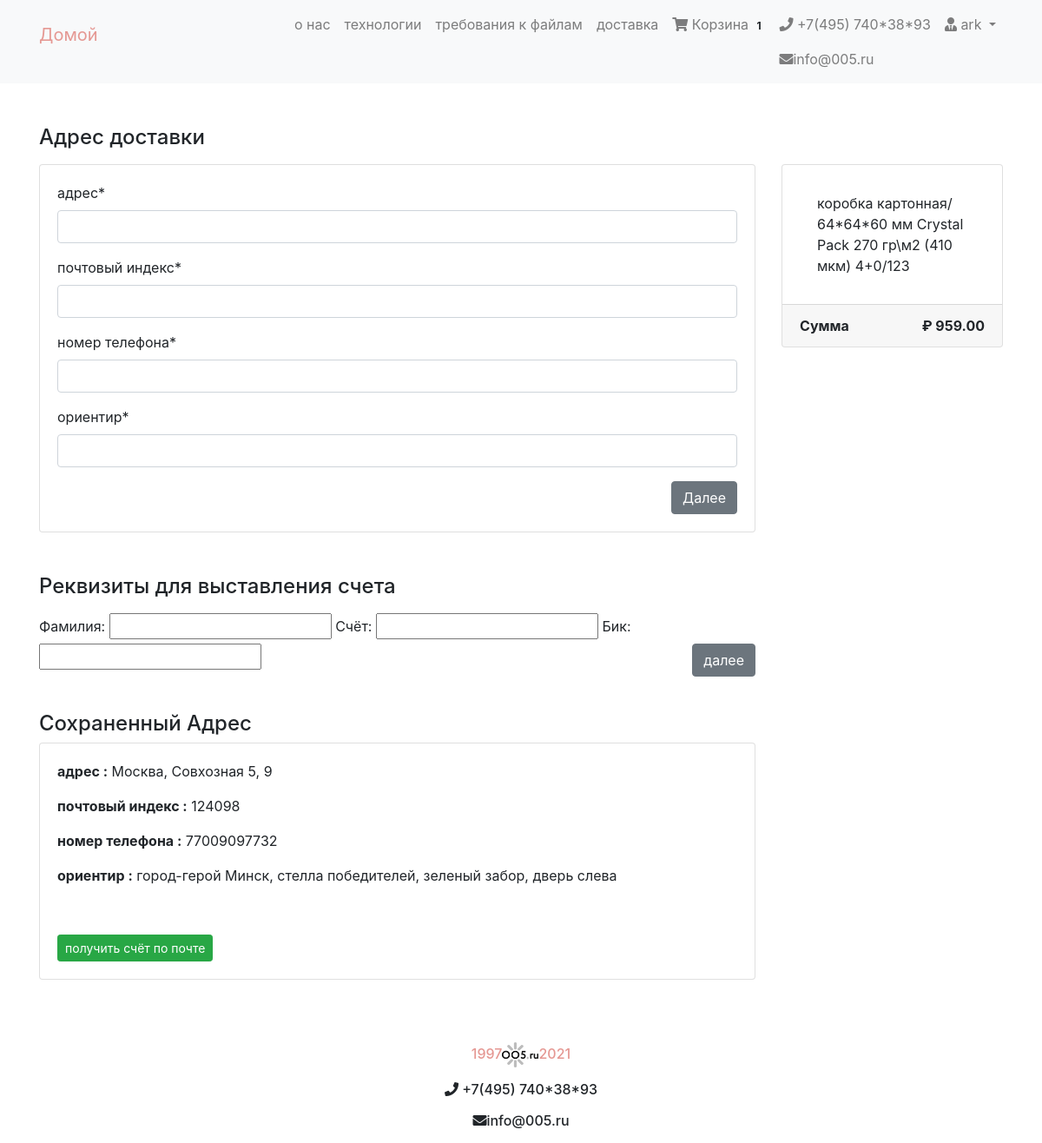
The page /checkout/ (signed in) on the database as committed earlier.
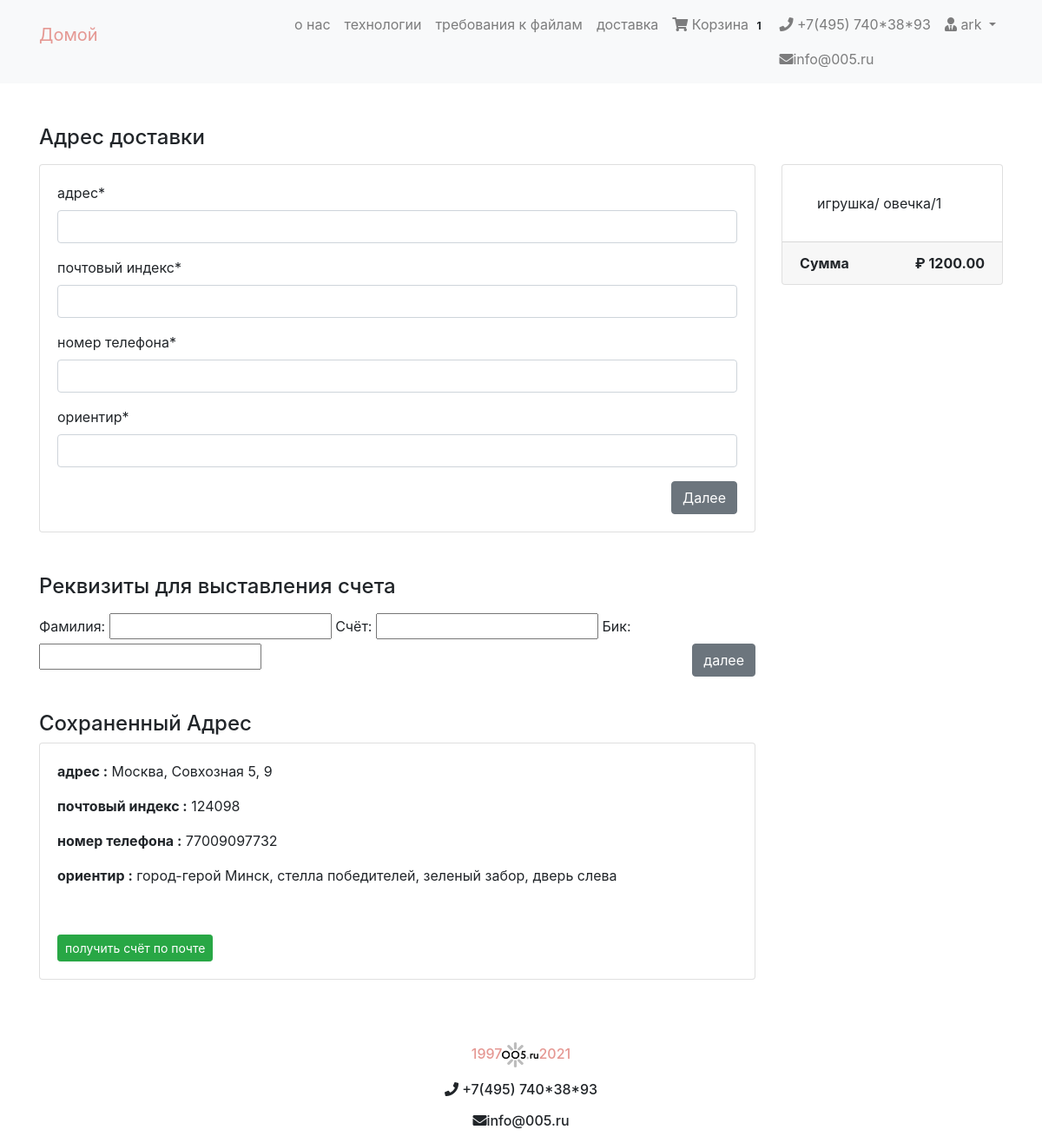
The same page on the database as committed later.
### cart/models.py (models this page shows, shortened)
class Cart(models.Model):
    user = models.ForeignKey(User, on_delete=models.CASCADE)
    item = models.ForeignKey(Product, on_delete=models.CASCADE)
    quantity = models.IntegerField(default=1)
    purchased = models.BooleanField(default=False)
    created = models.DateTimeField(auto_now_add=True)
    def get_total(self):
        total = int(float(self.item.calc()))
        return total #floattotal

### products/models.py (models this page shows, shortened)
class  Product(PolymorphicModel):
    mainimage = models.ImageField(upload_to='products/', blank=True, null=True)
    name = models.CharField(max_length=300, default = None, null=True)
    slug = models.SlugField(default = None, null=True)
    subcategory = models.ForeignKey(SubCategory, on_delete=models.CASCADE, default = None, null=True)
    category = models.ForeignKey(Category, on_delete=models.CASCADE, default = None, null=True)
    preview_text = models.TextField(max_length=50, verbose_name='Preview Text', blank=True, null=True)
    detail_text = models.TextField(max_length=1000, verbose_name='Detail Text', blank=True, null=True)
    lim1 = models.FloatField(default = None, null=True)
    lim2 = models.FloatField(default = None, null=True)
    tirazh = models.IntegerField(null=False)
    t = models.IntegerField(null=True)
    p = models.FloatField(default = None, null=True)
    box_size = models.CharField(max_length=50)
    def calc(self):
        boxsize = self.boxsizes_set.get(value = self.box_size)
        a = float(boxsize.b*self.tirazh**2+boxsize.h*self.tirazh**1+boxsize.d)*self.p
        if self.tirazh<self.lim1:
            self.tirazh=self.lim1
        elif self.tirazh>self.lim2:
            self.tirazh=self.lim2
        return "{0:.2f}".format(round(a,0))

### checkout/views.py (the view, shortened to what this page needs)
# urls.py: path('checkout/', checkout, name="index"),
def checkout(request):
    form = BillingForm
    test_form = TestForm
    order_qs = Order.objects.filter(user= request.user, ordered=False)
    order_items = order_qs[0].orderitems.all()
    order_total = order_qs[0].get_totals()
    context = {"form": form, "order_items": order_items, "order_total": order_total}
    saved_address = BillingAddress.objects.filter(user = request.user)
    if saved_address.exists():
        savedAddress = saved_address.first()
        context = {"form": form, "order_items": order_items, "order_total": order_total, "savedAddress": savedAddress, "test_form": test_form}
    return render(request, 'checkout/index.html', context)

### cart/models.py (called while the page is built)
    def get_totals(self):
        total = 0
        for order_item in self.orderitems.all():
            total += order_item.get_total()
        return total

### cart/templatetags/cart_tag.py (called while the page is built)
@register.filter
def cart_total(user):
    order = Order.objects.filter(user=user, ordered=False)
    if order.exists():
    	return order[0].orderitems.count()
    else:
    	return 0

### checkout/templates/checkout/index.html (shortened to what this page needs)
{% extends 'products/base.html' %}
{% load crispy_forms_tags %}
{% block content %}
<div class="container mt-5">
  <h4 class="mb-3">Адрес доставки  </h4>
  <div class="row">
    <div class="col-md-9">
     <div class="card mb-5" style="height: auto">
       <div class="card-body">
          <form method="POST">
         {{ form | crispy}}
          <button type="submit" class="btn btn-secondary float-right">Далее</button>
          </form>
       </div>
     </div>
     <h4 class="mb-3">Реквизиты для выставления счета  </h4>
     <div class="test_form">
      <form action="{% url 'checkout:send_email' %}" method="post" >
     {{ test_form}}
      <button type="submit" class="btn btn-secondary float-right">далее</button>
      </form>
   </div>
<br>
<br>
      {% if savedAddress %}
      <h4>Сохраненный Адрес</h4>
      <div class="card mb-5" style="height: auto">
        <div class="card-body">
          <p><b>адрес :</b> {{ savedAddress.address }}</p>
          <p><b>почтовый индекс :</b> {{ savedAddress.zipcode }}</p>
          <p><b>номер телефона :</b> {{ savedAddress.cellular }}</p>
          <p><b>ориентир :</b> {{ savedAddress.landmark }}</p>
        </div>
        <div class="card-body">
        <a href="{% url 'checkout:send_email' %}"  class="btn btn-success btn-sm"></button>получить счёт по почте</a>
        </div>
      </div>
      {% endif %}
    </div>
    <div class="col-md-3">
      <div class="card" style="height: auto">
        <div class="card-body">
          <ul class="list-group list-group-flush">
            {% for item in order_items %}
            <li class="list-group-item">{{ item.item.name }}/ {{ item.item.box_size }}/{{ item.item.tirazh }} </li>
            {% endfor %}
          </ul>
        </div>
           <div class="card-footer">
            <span class="float-left"><b>Сумма</b></span>
            <span class="float-right"><b>₽ {{ order_total | floatformat:2 }}</b></span>
          </div>
      </div>
    </div>
  </div>
</div>
{% endblock %}

Rows that differ between the two databases and show on the page:
removed Cart: item.name "коробка картонная", item.box_size "64*64*60 мм Crystal Pack 270 гр\\м2 (410 мкм) 4+0", item.tirazh "123"
added Cart: item.name "игрушка", item.box_size "овечка", item.tirazh "1"
Other text that changed with them:
{{ order_total | floatformat:2 }}: "959.00" → "1200.00"
